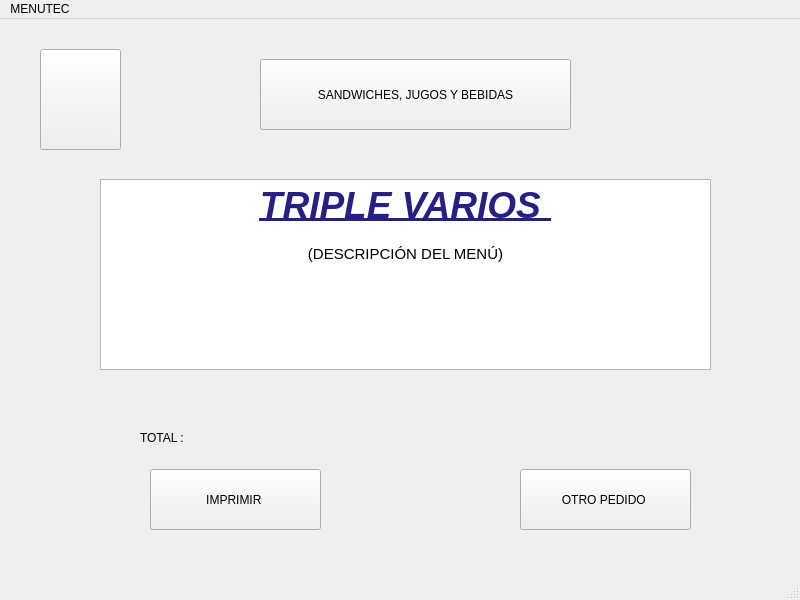
<?xml version="1.0" encoding="UTF-8"?>
<ui version="4.0">
 <class>panes7Window</class>
 <widget class="QMainWindow" name="panes7Window">
  <property name="geometry">
   <rect>
    <x>0</x>
    <y>0</y>
    <width>800</width>
    <height>600</height>
   </rect>
  </property>
  <property name="windowTitle">
   <string>MainWindow</string>
  </property>
  <widget class="QWidget" name="centralwidget">
   <widget class="QLabel" name="label">
    <property name="geometry">
     <rect>
      <x>140</x>
      <y>410</y>
      <width>68</width>
      <height>17</height>
     </rect>
    </property>
    <property name="text">
     <string>TOTAL : </string>
    </property>
   </widget>
   <widget class="QTextEdit" name="textEdit">
    <property name="geometry">
     <rect>
      <x>100</x>
      <y>160</y>
      <width>611</width>
      <height>191</height>
     </rect>
    </property>
    <property name="html">
     <string>&lt;!DOCTYPE HTML PUBLIC &quot;-//W3C//DTD HTML 4.0//EN&quot; &quot;http://www.w3.org/TR/REC-html40/strict.dtd&quot;&gt;
&lt;html&gt;&lt;head&gt;&lt;meta name=&quot;qrichtext&quot; content=&quot;1&quot; /&gt;&lt;style type=&quot;text/css&quot;&gt;
p, li { white-space: pre-wrap; }
&lt;/style&gt;&lt;/head&gt;&lt;body style=&quot; font-family:'Ubuntu'; font-size:11pt; font-weight:400; font-style:normal;&quot;&gt;
&lt;p align=&quot;center&quot; style=&quot; margin-top:0px; margin-bottom:0px; margin-left:0px; margin-right:0px; -qt-block-indent:0; text-indent:0px;&quot;&gt;&lt;span style=&quot; font-size:28pt; font-weight:600; font-style:italic; text-decoration: underline; color:#281f84;&quot;&gt;TRIPLE VARIOS &lt;/span&gt;&lt;/p&gt;
&lt;p align=&quot;center&quot; style=&quot;-qt-paragraph-type:empty; margin-top:0px; margin-bottom:0px; margin-left:0px; margin-right:0px; -qt-block-indent:0; text-indent:0px; font-weight:600; font-style:italic; text-decoration: underline;&quot;&gt;&lt;br /&gt;&lt;/p&gt;
&lt;p align=&quot;center&quot; style=&quot; margin-top:0px; margin-bottom:0px; margin-left:0px; margin-right:0px; -qt-block-indent:0; text-indent:0px;&quot;&gt;(DESCRIPCIÓN DEL MENÚ)&lt;/p&gt;&lt;/body&gt;&lt;/html&gt;</string>
    </property>
   </widget>
   <widget class="QPushButton" name="pushButton_3">
    <property name="geometry">
     <rect>
      <x>150</x>
      <y>450</y>
      <width>171</width>
      <height>61</height>
     </rect>
    </property>
    <property name="text">
     <string>IMPRIMIR </string>
    </property>
   </widget>
   <widget class="QPushButton" name="pushButton">
    <property name="geometry">
     <rect>
      <x>260</x>
      <y>40</y>
      <width>311</width>
      <height>71</height>
     </rect>
    </property>
    <property name="text">
     <string>SANDWICHES, JUGOS Y BEBIDAS</string>
    </property>
    <property name="icon">
     <iconset>
      <normaloff>UTEC.png</normaloff>UTEC.png</iconset>
    </property>
   </widget>
   <widget class="QPushButton" name="pushButton_4">
    <property name="geometry">
     <rect>
      <x>520</x>
      <y>450</y>
      <width>171</width>
      <height>61</height>
     </rect>
    </property>
    <property name="text">
     <string>OTRO PEDIDO </string>
    </property>
   </widget>
   <widget class="QPushButton" name="pushButton_2">
    <property name="geometry">
     <rect>
      <x>40</x>
      <y>30</y>
      <width>81</width>
      <height>101</height>
     </rect>
    </property>
    <property name="text">
     <string/>
    </property>
    <property name="icon">
     <iconset>
      <normaloff>flecha-hacia-la-izquierda-antes-de-icono-4330-128.png</normaloff>flecha-hacia-la-izquierda-antes-de-icono-4330-128.png</iconset>
    </property>
    <property name="iconSize">
     <size>
      <width>100</width>
      <height>100</height>
     </size>
    </property>
   </widget>
  </widget>
  <widget class="QMenuBar" name="menubar">
   <property name="geometry">
    <rect>
     <x>0</x>
     <y>0</y>
     <width>800</width>
     <height>25</height>
    </rect>
   </property>
   <widget class="QMenu" name="menuMENUTEC">
    <property name="title">
     <string>MENUTEC</string>
    </property>
   </widget>
   <addaction name="menuMENUTEC"/>
  </widget>
  <widget class="QStatusBar" name="statusbar"/>
 </widget>
 <resources/>
 <connections/>
</ui>
